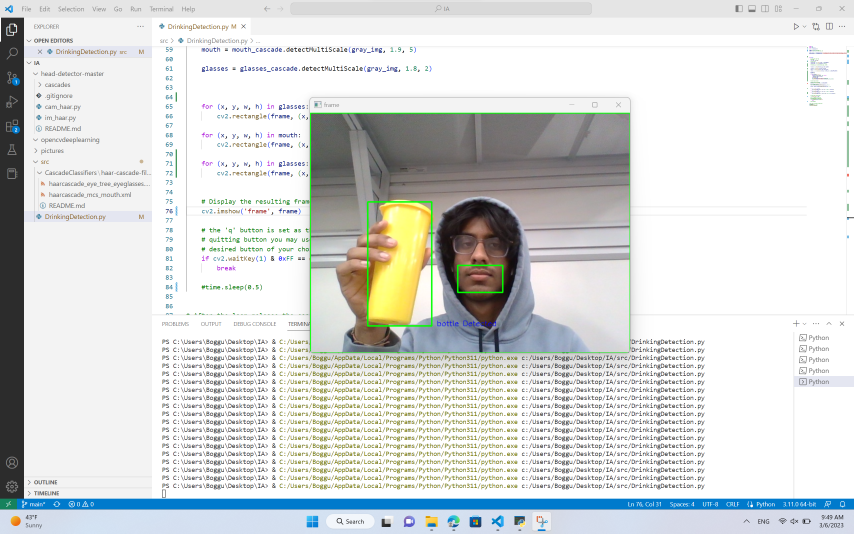
#> input picture pictures/bottle and mouth detection.png, 2560 x 1600 px, given in place of the camera (shown at 1/3 size)
$ python DrinkingDetection.py
#> lines starting #> are read from the running program, lines starting #| are printed output that depends on the picture; after the words box and inside, x2 and y2 are one past the last pixel; in counts of white or black regions, pixels touching at a corner belong together
import cv2
import datetime
import numpy as np
import time
import csv
import plyer

lowHSV = (45, 110, 0) #15 81 0
highHSV = (100, 255, 255) #(45, 255, 255)

mouth_cascade = cv2.CascadeClassifier('src\CascadeClassifiers\haar-cascade-files-master\haarcascade_mcs_mouth.xml')
glasses_cascade = cv2.CascadeClassifier('src\CascadeClassifiers\haar-cascade-files-master\haarcascade_eye_tree_eyeglasses.xml')

def intersecting(f,s):
    posWidth = min(f[2], s[2]) > max(f[0], s[0])
    posHeight = min(f[3], s[3]) > max(f[1], s[1])
    return posHeight and posWidth

last = datetime.datetime.now() - datetime.timedelta(seconds=5) # timeout starts 5 minutes ago so it starts recording when program starts

def recordDrink():
    global last
    if datetime.datetime.now() - last > datetime.timedelta(seconds=5):
        print("timeout end")
        with open("src/DrinkingTimes.csv", "a") as file:
            writer = csv.writer(file)
            now = datetime.datetime.now()
            dt_string = now.strftime("%d/%m/%Y %H:%M:%S")
            print(dt_string)
            writer.writerow([dt_string])
            cv2.putText(frame,'Good Job!',(20,20),0,4,(50,255,0))
            last = now
            #file.close();


vid = cv2.VideoCapture(0)

while(True):

    # Capture the video frame
    # by frame
    ret, frame = vid.read()
#> frame is the input picture: shape (1600, 2560, 3); mean B, G, R 216.2, 217.3, 214.4

    # detect bottle
    threshold_img = cv2.cvtColor(frame, cv2.COLOR_RGB2HSV)
#> threshold_img: shape (1600, 2560, 3); mean H, S, V 20.2, 20.2, 223

    threshold_img = cv2.blur(threshold_img, (20,20))
#> threshold_img: shape (1600, 2560, 3); mean H, S, V 20.2, 20.2, 223

    #threshold_img = cv2.erode(threshold_img, (50,50))


    filtered = cv2.inRange(threshold_img, lowHSV, highHSV)
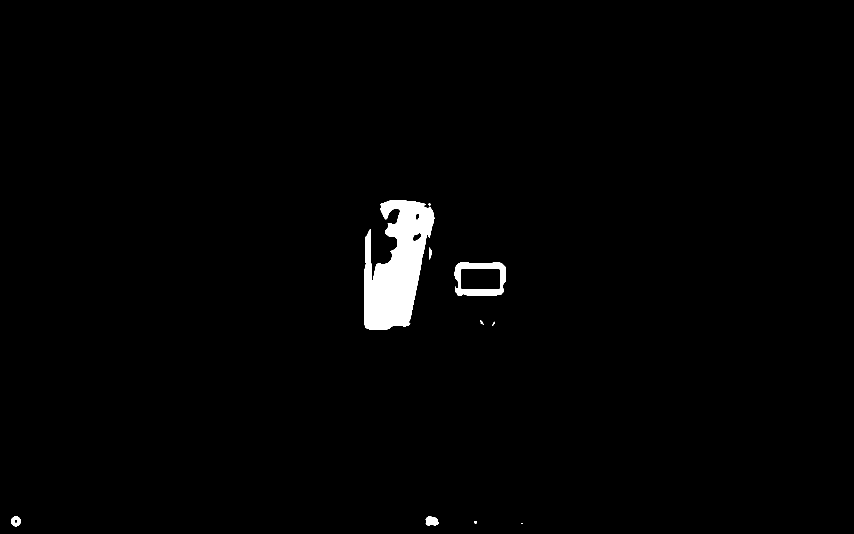
#> filtered: shape (1600, 2560) (shown at 1/3 size); 1.4% white; 10 white regions (1 under 20 px)

    #filtered = cv2.bitwise_not(filtered, filtered)

    masked = cv2.bitwise_and(frame, frame, mask=filtered)

    contours, _ = cv2.findContours(filtered, cv2.RETR_LIST, cv2.CHAIN_APPROX_SIMPLE)
#> contours = 14 contours, 2 with area under 20; largest, box (x1, y1, x2, y2) and area: (1093, 600, 1303, 988) 50251, (1364, 788, 1517, 888) 13747, (1381, 804, 1501, 870) 7670, (1277, 1549, 1315, 1577) 778, (33, 1549, 63, 1579) 644

    max_rect = []


    for contour in contours:
        area = cv2.contourArea(contour)
        if area > 2000:
            c = max(contours, key=cv2.contourArea)
            x,y,w,h = cv2.boundingRect(c)
            max_rect = [x,y,w,h]
            cv2.rectangle(frame,(x,y),(x+w,y+h),(0,0,255),2)
            cv2.putText(frame,'bottle Detected',(x+w+10,y+h),0,0.5,(255,0,0))
#> this loop made 14 passes
#> area on passes 2, 3, 4, 5, 7, 8, 9, 10, 11, 12, 13, 14: 29.5, 87.5, 777.5, 644.5, 34, 7670, 13747, 158.5, 438, 192, 25, 50251

    # detect eyes and mouth

    # Apply grayscale filtering
    gray_img = cv2.cvtColor(frame, cv2.COLOR_BGR2GRAY)
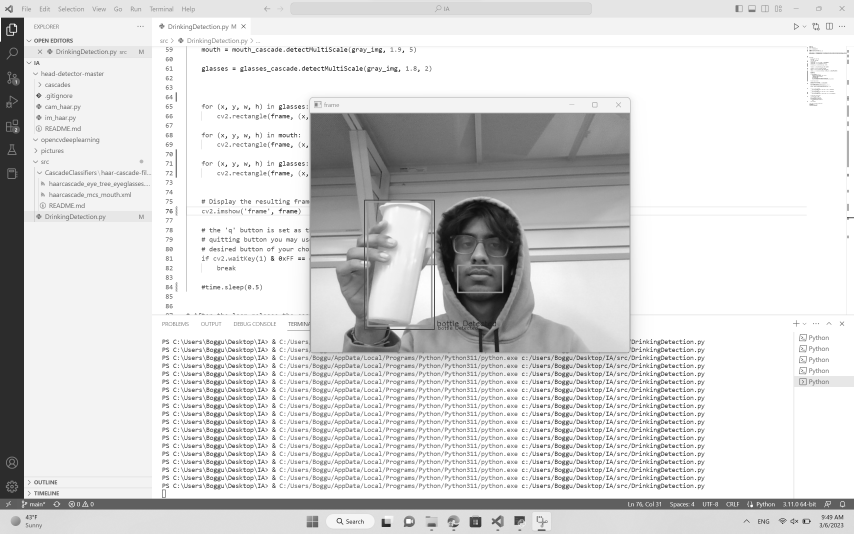
#> gray_img: shape (1600, 2560) (shown at 1/3 size); min 0, max 255, mean 216.2

    # run cascade detection
    mouth = mouth_cascade.detectMultiScale(gray_img, 1.9, 5)
#> mouth = [[1392, 805, 90, 54]]

    #glasses = glasses_cascade.detectMultiScale(gray_img, 1.8, 2)

    mouth_area = []

    for (x, y, w, h) in mouth:
        #cv2.rectangle(frame, (x, y), (x+w, y+h), (0, 255, 0), thickness=2)
        mouth_area = [x, y, h*4, w*2]
#> this loop made 1 pass
#> (x, y, w, h, mouth_area) on pass 1: (1392, 805, 90, 54, [1392, 805, 216, 180])


    if mouth_area != [] and max_rect != []:
        cv2.rectangle(frame, (mouth_area[0] - int(0.5*mouth_area[2]), mouth_area[1]- int(0.5*mouth_area[3])), (mouth_area[0]+ mouth_area[2], mouth_area[1] + mouth_area[3]), (0,255,0), thickness=2)

        bottle_coords = [max_rect[0], max_rect[1], max_rect[0] + max_rect[2], max_rect[1] + max_rect[3]]
#> bottle_coords = [1093, 600, 1303, 988]
        mouth_area_coords = [mouth_area[0], mouth_area[1], mouth_area[0] + mouth_area[2], mouth_area[1] + mouth_area[3]]
#> mouth_area_coords = [1392, 805, 1608, 985]

        if intersecting(bottle_coords, mouth_area_coords):
#> in intersecting, `posWidth = min(f[2], s[2]) > max(f[0], s[0])`: posWidth = False
#> in intersecting, `posHeight = min(f[3], s[3]) > max(f[1], s[1])`: posHeight = True
            print("DRINKING DETECTED")
            recordDrink()
            #time.sleep(60000)


    # Display the resulting frame
    cv2.imshow('frame', frame)

    # the 'q' button is set as the
    # quitting button you may use any
    # desired button of your choice
    if cv2.waitKey(1) & 0xFF == ord('q'):
#> (key q is pressed here)
        break

    #time.sleep(0.5)


# After the loop release the cap object
vid.release()
# Destroy all the windows
cv2.destroyAllWindows()

$ run again, on pictures/drinking detection success.png
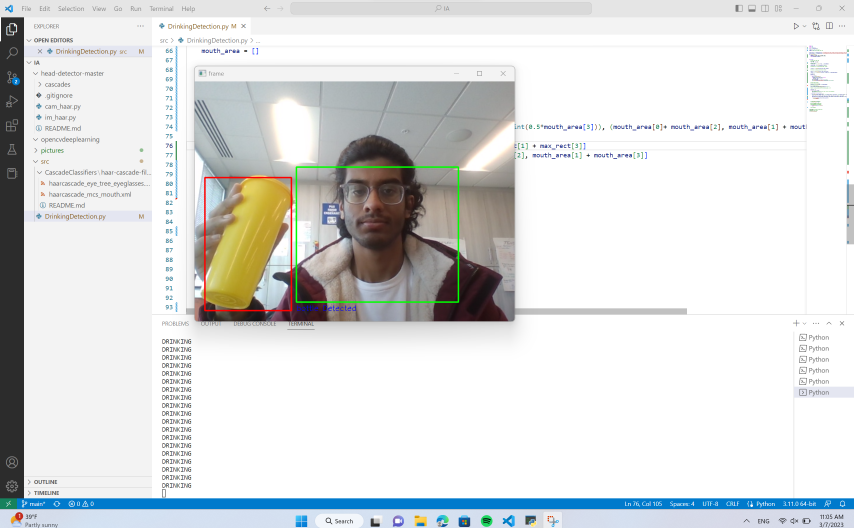
#> input picture pictures/drinking detection success.png, 2560 x 1584 px, given in place of the camera (shown at 1/3 size)
#> frame is the input picture: shape (1584, 2560, 3); mean B, G, R 221.5, 221.6, 219.5
#> `filtered = cv2.inRange(threshold_img, lowHSV, highHSV)`:
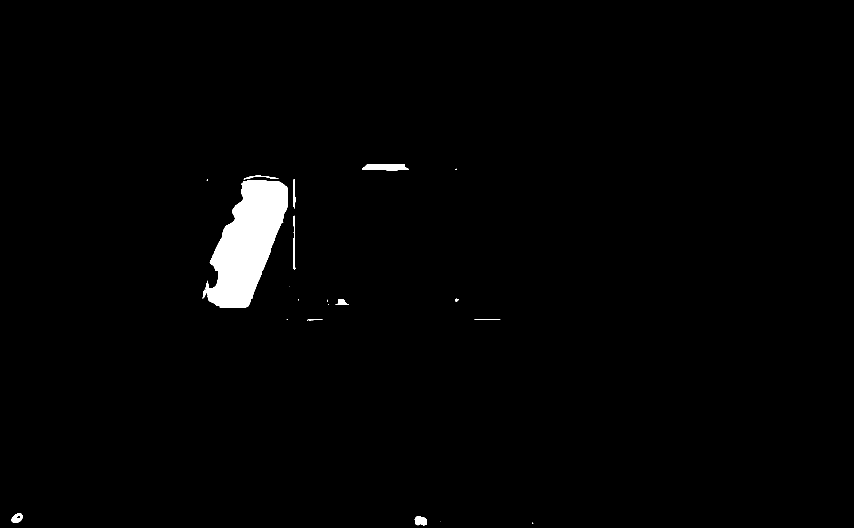
#> filtered: shape (1584, 2560) (shown at 1/3 size); 1.5% white; 20 white regions (9 under 20 px)
#> contours = 21 contours, 10 with area under 20; largest, box (x1, y1, x2, y2) and area: (608, 542, 864, 923) 54799, (1086, 493, 1227, 511) 1968, (1244, 1548, 1281, 1576) 746, (34, 1539, 68, 1569) 659, (1007, 898, 1047, 915) 360
#> the loop `for contour in contours:` made 21 passes
#> (area, x, y, w, h) on pass 16: (54799, 608, 542, 256, 381)
#> `gray_img = cv2.cvtColor(frame, cv2.COLOR_BGR2GRAY)`:
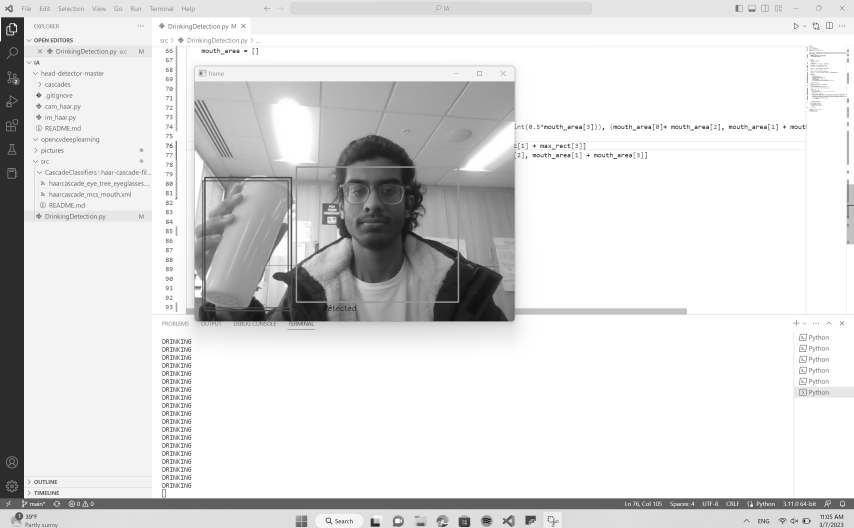
#> gray_img: shape (1584, 2560) (shown at 1/3 size); min 0, max 255, mean 220.9
#> mouth = [[1072, 651, 90, 54]]
#> the loop `for (x, y, w, h) in mouth:` made 1 pass
#> (x, y, w, h, mouth_area) on pass 1: (1072, 651, 90, 54, [1072, 651, 216, 180])
#> bottle_coords = [608, 542, 864, 923]
#> mouth_area_coords = [1072, 651, 1288, 831]
#> posWidth = False
#> posHeight = True
